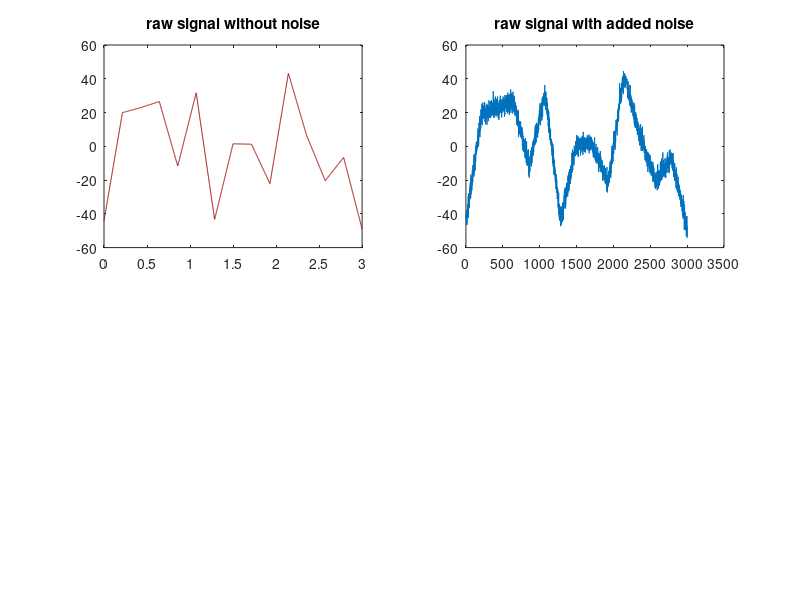
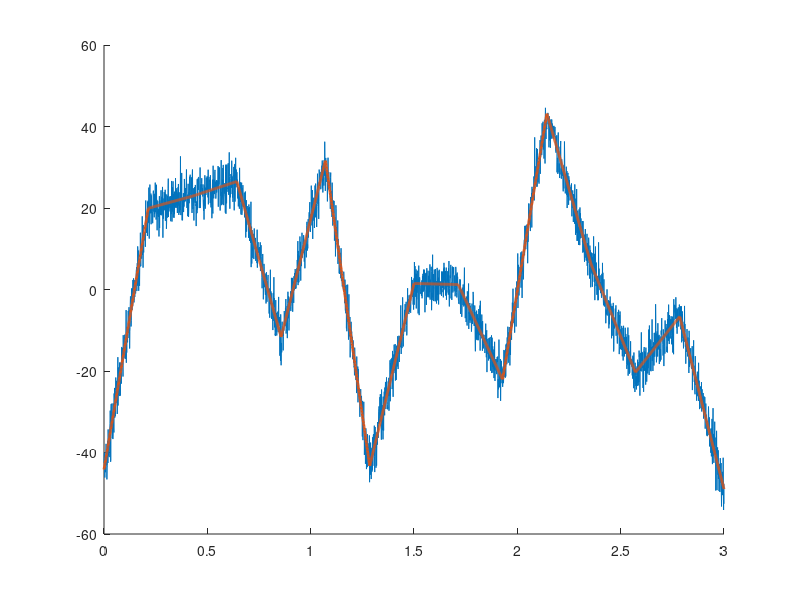
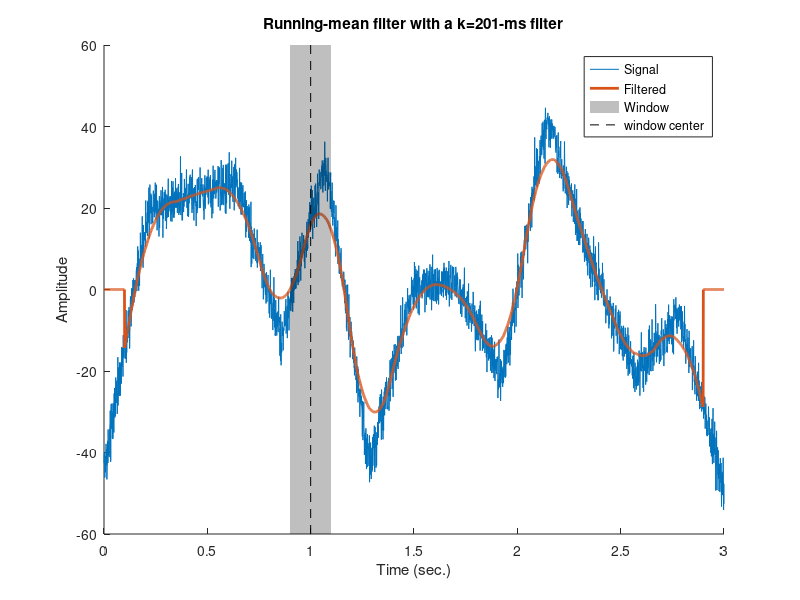

The MATLAB script that drew these images, in order:
%% Mean-smooth filter of time series data
% Author: Will Decker
% Code adapted from Mike X. Cohen's "Signal Processing Problems" course

%% 

% signal parameters

samplerate = 1000; % measured in Hz
time = 0:1/samplerate:3; % 1 sample point over 3 seconds
n = length(time);
p = 15; % time points

% generate noise

noiselevel = 3; % measured in standard deviations
noise = noiselevel * randn(size(time)); % randomly generate noise along signal

% amplitude modulator

ampl = interp1(randn(p,1)*25, linspace(1,p,n));

%% generate signal

signal = ampl + noise;

% show signals adjacent

figure(1), clf, hold on
subplot(221)
plot(time, ampl, 'Color', [0.6, 0 ,0]), title('raw signal without noise')
subplot(222)
plot(signal) , title('raw signal with added noise')

% show signals superimposed

figure(2), clf, hold on
plot(time, signal, time, ampl, 'linew', 2)
zoom on

%% Filter signal

% filtered signal vector

filtsig = zeros(size(signal)); % or filtsig = signal (hint: edge effects)

% implement the mean-smooth in the *time* domain

k = 100; % filter window

for i = k + 1:n - k - 1

    filtsig(i) = mean(signal(i - k:i + k)); % each point along the filtered signal is the average of 'k' surrounding points

end

% convert windosize to ms

windowsize = 1000 * (k*2 + 1) / samplerate;

%% Plot noisy and filtered signal

figure(3), clf, hold on
plot(time, signal, time, filtsig, 'linew', 2)
timeindex = dsearchn(time', 1);
ylim = get(gca, 'ylim');
patch(time([ timeindex-k timeindex-k timeindex+k timeindex+k ]),ylim([ 1 2 2 1 ]),'k','facealpha',.25,'linestyle','none')
plot(time([timeindex timeindex]),ylim,'k--')
xlabel('Time (sec.)'), ylabel('Amplitude')
title([ 'Running-mean filter with a k=' num2str(round(windowsize)) '-ms filter' ])
legend({'Signal';'Filtered';'Window';'window center'})

zoom on 


%%
